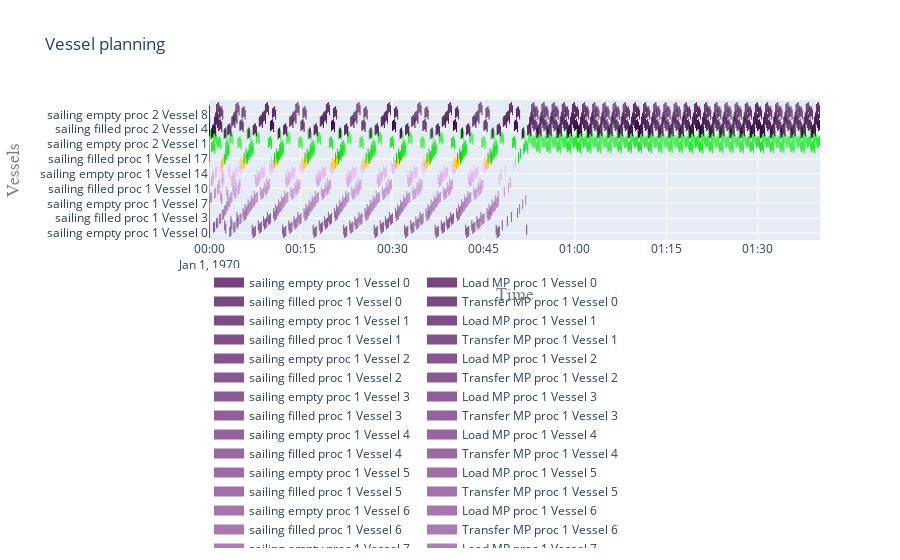

Write notebook code for a chart like this one.
### Code cell
acts = []
for p in processes:
    acts.extend(p.sub_processes[0].sub_processes)
    
plot.vessel_planning(acts)
